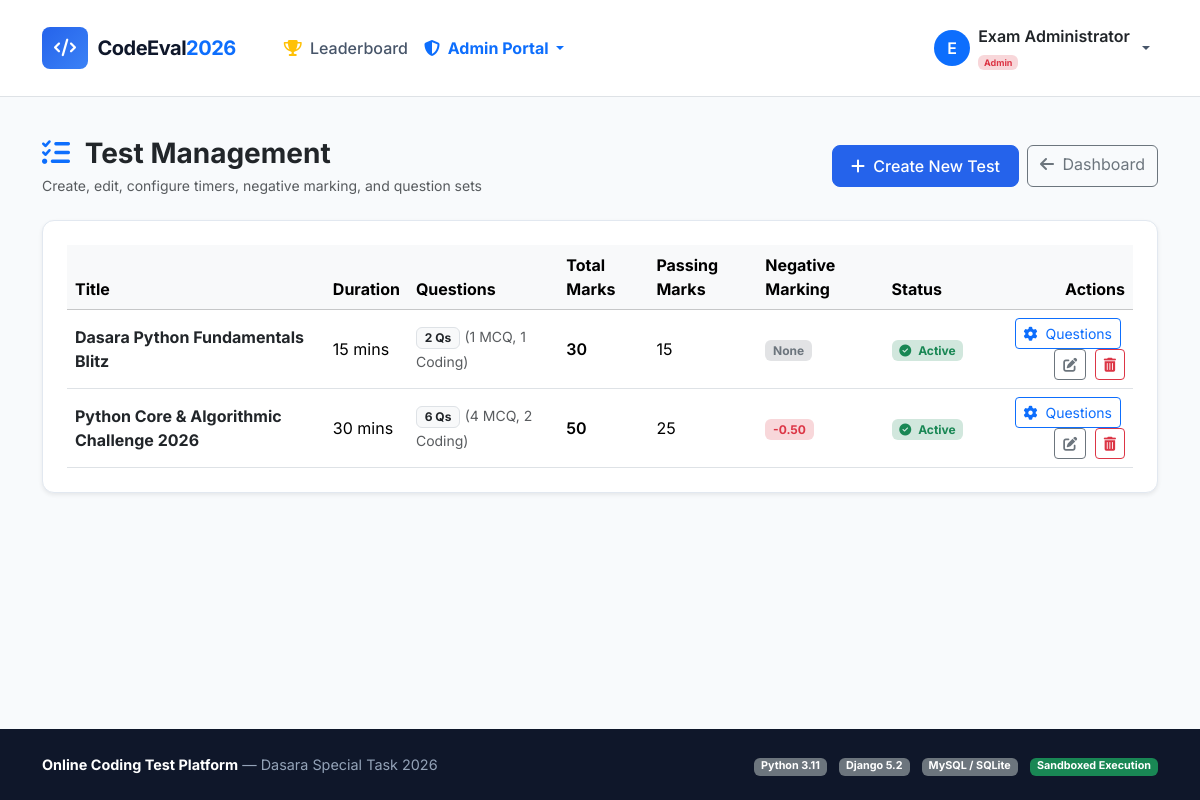
Before: /admin-portal/tests/ (signed in) with the older database file.
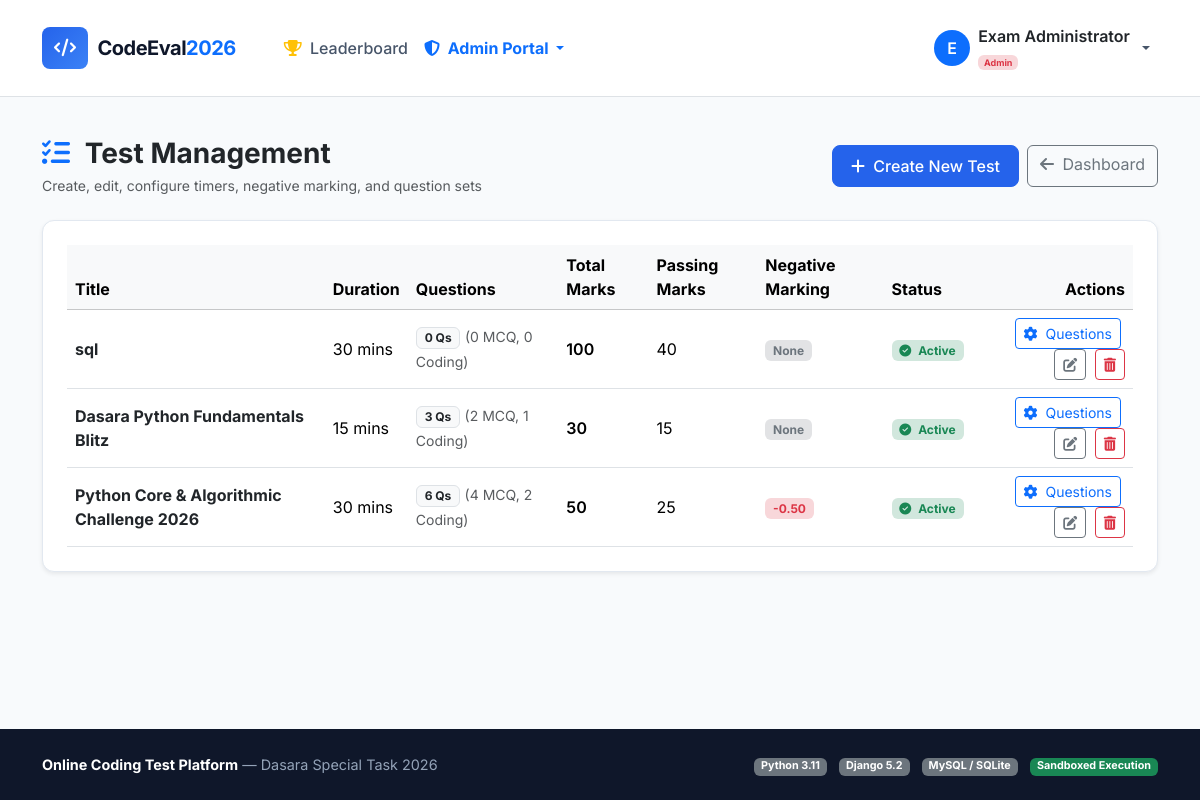
After: the same page with the newer database file.
### exam_portal/models.py (models this page shows, shortened)
class Test(models.Model):
    title = models.CharField(max_length=200)
    slug = models.SlugField(max_length=220, unique=True, blank=True)
    description = models.TextField(help_text="Detailed instructions and topics covered")
    duration_minutes = models.PositiveIntegerField(default=30, help_text="Duration in minutes")
    total_marks = models.PositiveIntegerField(default=100)
    pass_marks = models.PositiveIntegerField(default=40)
    negative_marking = models.BooleanField(default=False, help_text="Enable penalty for wrong answers")
    negative_mark_value = models.DecimalField(max_digits=4, decimal_places=2, default=0.25,
                                             help_text="Marks deducted per wrong answer")
    randomize_questions = models.BooleanField(default=True, help_text="Randomize question sequence for each student")
    allow_multiple_attempts = models.BooleanField(default=False, help_text="If false, prevents re-taking the test")
    is_active = models.BooleanField(default=True, help_text="Visible for students to take")
    created_by = models.ForeignKey(User, on_delete=models.SET_NULL, null=True, blank=True, related_name='created_tests')
    created_at = models.DateTimeField(auto_now_add=True)
    updated_at = models.DateTimeField(auto_now=True)
    class Meta:
        ordering = ['-created_at']
    @property
    def question_count(self):
        return self.questions.count()
    @property
    def mcq_count(self):
        return self.questions.filter(question_type='MCQ').count()
    @property
    def coding_count(self):
        return self.questions.filter(question_type='CODING').count()

### exam_portal/views.py (the view)
# urls.py: path('admin-portal/tests/', views.admin_tests_list, name='admin_tests_list'),
@user_passes_test(is_admin_or_staff)
def admin_tests_list(request):
    tests = Test.objects.all().order_by('-created_at')
    return render(request, 'exam_portal/admin/tests_list.html', {'tests': tests})

### exam_portal/views.py (called while the page is built)
def is_admin_or_staff(user):
    return user.is_authenticated and (user.is_staff or user.is_superuser)

### templates/exam_portal/admin/tests_list.html (shortened to what the changed rows need)
{% extends 'exam_portal/base.html' %}
{% block content %}
<div class="container py-4">
    <div class="card card-custom p-4 shadow-sm">
        <div class="table-responsive">
            <table class="table table-hover align-middle mb-0">
                <thead class="table-light">
                    <tr>
                        <th>Title</th>
                        <th>Duration</th>
                        <th>Questions</th>
                        <th>Total Marks</th>
                        <th>Passing Marks</th>
                        <th>Negative Marking</th>
                        <th>Status</th>
                        <th class="text-end">Actions</th>
                    </tr>
                </thead>
                <tbody>
                    {% for test in tests %}
                    <tr>
                        <td>
                            <a href="{% url 'admin_test_detail' test.id %}" class="fw-bold text-dark text-decoration-none">
                                {{ test.title }}
                            </a>
                        </td>
                        <td>{{ test.duration_minutes }} mins</td>
                        <td>
                            <span class="badge bg-light text-dark border">{{ test.question_count }} Qs</span>
                            <small class="text-muted">({{ test.mcq_count }} MCQ, {{ test.coding_count }} Coding)</small>
                        </td>
                        <td class="fw-semibold">{{ test.total_marks }}</td>
                        <td>{{ test.pass_marks }}</td>
                        <td>
                            {% if test.negative_marking %}
                            <span class="badge bg-danger-subtle text-danger">-{{ test.negative_mark_value }}</span>
                            {% else %}
                            <span class="badge bg-secondary-subtle text-secondary">None</span>
                            {% endif %}
                        </td>
                        <td>
                            {% if test.is_active %}
                            <span class="badge bg-success-subtle text-success"><i class="fa-solid fa-circle-check me-1"></i> Active</span>
                            {% else %}
                            <span class="badge bg-warning-subtle text-warning"><i class="fa-solid fa-pause me-1"></i> Draft</span>
                            {% endif %}
                        </td>
                        <td class="text-end">
                            <a href="{% url 'admin_test_detail' test.id %}" class="btn btn-sm btn-outline-primary me-1" title="Manage Questions">
                                <i class="fa-solid fa-gear me-1"></i> Questions
                            </a>
                            <a href="{% url 'admin_test_edit' test.id %}" class="btn btn-sm btn-outline-secondary me-1" title="Edit Parameters">
                                <i class="fa-solid fa-pen-to-square"></i>
                            </a>
                            <a href="{% url 'admin_test_delete' test.id %}" class="btn btn-sm btn-outline-danger" title="Delete">
                                <i class="fa-solid fa-trash-can"></i>
                            </a>
                        </td>
                    </tr>
                    {% empty %}
                    <tr>
                        <td colspan="8" class="text-center py-4 text-muted">
                            No tests created yet. Click "Create New Test" above to start!
                        </td>
                    </tr>
                    {% endfor %}
                </tbody>
            </table>
        </div>
    </div>
</div>
{% endblock %}

Changed rows visible on the page:
added Test: title "sql", duration_minutes "30", question_count "0", mcq_count "0", coding_count "0", total_marks "100", pass_marks "40", negative_marking "None", is_active True (drawn)
computed for Test "Dasara Python Fundamentals Blitz": question_count "2" → "3"; mcq_count "1" → "2"
